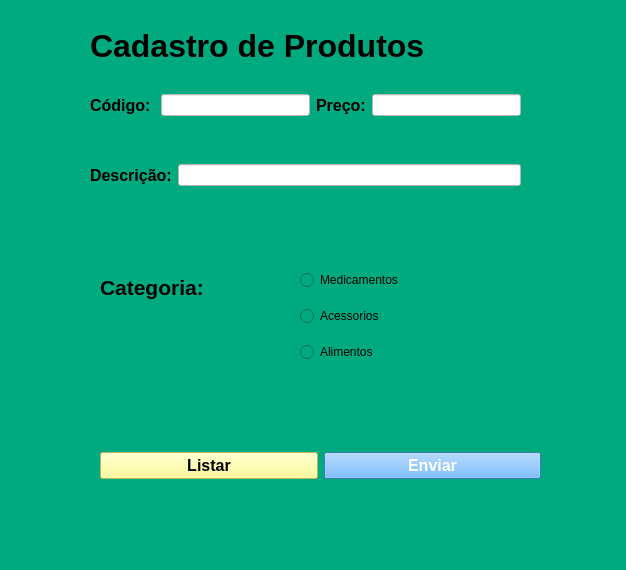
<?xml version="1.0" encoding="UTF-8"?>
<ui version="4.0">
 <class>MainWindow</class>
 <widget class="QMainWindow" name="MainWindow">
  <property name="geometry">
   <rect>
    <x>0</x>
    <y>0</y>
    <width>626</width>
    <height>570</height>
   </rect>
  </property>
  <property name="font">
   <font>
    <family>Arial</family>
    <pointsize>12</pointsize>
    <weight>75</weight>
    <bold>true</bold>
   </font>
  </property>
  <property name="windowTitle">
   <string>MainWindow</string>
  </property>
  <property name="styleSheet">
   <string notr="true">background-color: rgb(0, 170, 127);</string>
  </property>
  <widget class="QWidget" name="centralwidget">
   <widget class="QWidget" name="verticalLayoutWidget">
    <property name="geometry">
     <rect>
      <x>90</x>
      <y>20</y>
      <width>431</width>
      <height>51</height>
     </rect>
    </property>
    <layout class="QVBoxLayout" name="verticalLayout">
     <item>
      <widget class="QLabel" name="label">
       <property name="font">
        <font>
         <family>Arial</family>
         <pointsize>24</pointsize>
         <weight>75</weight>
         <bold>true</bold>
        </font>
       </property>
       <property name="text">
        <string>Cadastro de Produtos </string>
       </property>
      </widget>
     </item>
    </layout>
   </widget>
   <widget class="QWidget" name="verticalLayoutWidget_2">
    <property name="geometry">
     <rect>
      <x>300</x>
      <y>260</y>
      <width>160</width>
      <height>115</height>
     </rect>
    </property>
    <layout class="QVBoxLayout" name="verticalLayout_2">
     <item>
      <widget class="QRadioButton" name="radioButton_2">
       <property name="text">
        <string>Medicamentos</string>
       </property>
      </widget>
     </item>
     <item>
      <widget class="QRadioButton" name="radioButton_3">
       <property name="text">
        <string>Acessorios</string>
       </property>
      </widget>
     </item>
     <item>
      <widget class="QRadioButton" name="radioButton">
       <property name="text">
        <string>Alimentos</string>
       </property>
      </widget>
     </item>
    </layout>
   </widget>
   <widget class="QWidget" name="verticalLayoutWidget_3">
    <property name="geometry">
     <rect>
      <x>100</x>
      <y>270</y>
      <width>160</width>
      <height>34</height>
     </rect>
    </property>
    <layout class="QVBoxLayout" name="verticalLayout_3">
     <item>
      <widget class="QLabel" name="label_5">
       <property name="font">
        <font>
         <family>Arial</family>
         <pointsize>16</pointsize>
         <weight>75</weight>
         <bold>true</bold>
        </font>
       </property>
       <property name="text">
        <string>Categoria:</string>
       </property>
      </widget>
     </item>
    </layout>
   </widget>
   <widget class="QWidget" name="horizontalLayoutWidget_2">
    <property name="geometry">
     <rect>
      <x>100</x>
      <y>440</y>
      <width>441</width>
      <height>51</height>
     </rect>
    </property>
    <layout class="QHBoxLayout" name="horizontalLayout_2">
     <item>
      <widget class="QPushButton" name="pushButton_2">
       <property name="minimumSize">
        <size>
         <width>100</width>
         <height>10</height>
        </size>
       </property>
       <property name="sizeIncrement">
        <size>
         <width>100</width>
         <height>10</height>
        </size>
       </property>
       <property name="font">
        <font>
         <family>Arial</family>
         <pointsize>12</pointsize>
         <weight>75</weight>
         <bold>true</bold>
        </font>
       </property>
       <property name="styleSheet">
        <string notr="true">background-color: rgb(255, 255, 127);</string>
       </property>
       <property name="text">
        <string>Listar</string>
       </property>
      </widget>
     </item>
     <item>
      <widget class="QPushButton" name="pushButton">
       <property name="minimumSize">
        <size>
         <width>100</width>
         <height>10</height>
        </size>
       </property>
       <property name="sizeIncrement">
        <size>
         <width>100</width>
         <height>10</height>
        </size>
       </property>
       <property name="font">
        <font>
         <family>Arial</family>
         <pointsize>12</pointsize>
         <weight>75</weight>
         <bold>true</bold>
        </font>
       </property>
       <property name="styleSheet">
        <string notr="true">color: rgb(255, 255, 255);
background-color: rgb(85, 170, 255);</string>
       </property>
       <property name="text">
        <string>Enviar</string>
       </property>
      </widget>
     </item>
    </layout>
   </widget>
   <widget class="QWidget" name="horizontalLayoutWidget">
    <property name="geometry">
     <rect>
      <x>90</x>
      <y>80</y>
      <width>431</width>
      <height>51</height>
     </rect>
    </property>
    <layout class="QHBoxLayout" name="horizontalLayout">
     <item>
      <widget class="QLabel" name="label_2">
       <property name="font">
        <font>
         <family>Arial</family>
         <pointsize>12</pointsize>
         <weight>75</weight>
         <bold>true</bold>
        </font>
       </property>
       <property name="text">
        <string>Código: </string>
       </property>
      </widget>
     </item>
     <item>
      <widget class="QLineEdit" name="lineEdit">
       <property name="styleSheet">
        <string notr="true">background-color: rgb(255, 255, 255);</string>
       </property>
      </widget>
     </item>
     <item>
      <widget class="QLabel" name="label_4">
       <property name="font">
        <font>
         <family>Arial</family>
         <pointsize>12</pointsize>
         <weight>75</weight>
         <bold>true</bold>
        </font>
       </property>
       <property name="text">
        <string>Preço:</string>
       </property>
      </widget>
     </item>
     <item>
      <widget class="QLineEdit" name="lineEdit_2">
       <property name="styleSheet">
        <string notr="true">background-color: rgb(255, 255, 255);</string>
       </property>
      </widget>
     </item>
    </layout>
   </widget>
   <widget class="QWidget" name="horizontalLayoutWidget_3">
    <property name="geometry">
     <rect>
      <x>90</x>
      <y>150</y>
      <width>431</width>
      <height>51</height>
     </rect>
    </property>
    <layout class="QHBoxLayout" name="horizontalLayout_3">
     <item>
      <widget class="QLabel" name="label_3">
       <property name="font">
        <font>
         <family>Arial</family>
         <pointsize>12</pointsize>
         <weight>75</weight>
         <bold>true</bold>
        </font>
       </property>
       <property name="text">
        <string>Descrição:</string>
       </property>
      </widget>
     </item>
     <item>
      <widget class="QLineEdit" name="lineEdit_3">
       <property name="styleSheet">
        <string notr="true">background-color: rgb(255, 255, 255);</string>
       </property>
      </widget>
     </item>
    </layout>
   </widget>
  </widget>
  <widget class="QMenuBar" name="menubar">
   <property name="geometry">
    <rect>
     <x>0</x>
     <y>0</y>
     <width>626</width>
     <height>26</height>
    </rect>
   </property>
  </widget>
  <widget class="QStatusBar" name="statusbar"/>
 </widget>
 <resources/>
 <connections/>
</ui>
